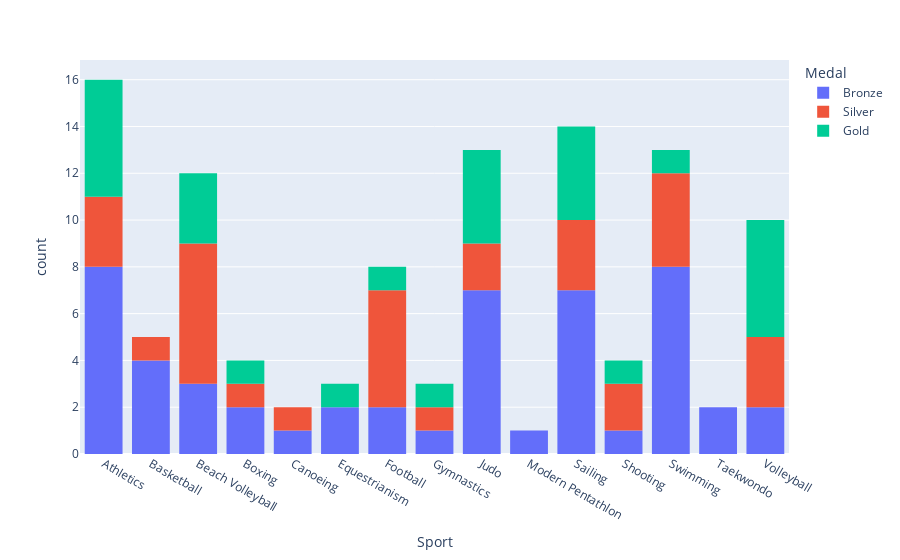

Write notebook code for a chart like this one.
### Markdown cell above
Utilize um gráfico de distribuição (como um histograma, por exemplo) ilustrando a quantidade total de medalhas do Brasil por esporte.

### Code cell
# Utilizando o DF de um ex anterior e ordenando por ordem alfabética crescente.
df_medalhas_esporte.sort_values(by='Sport', inplace=True)

px.histogram(df_medalhas_esporte,
                   x='Sport',
                   category_orders={"Medal": ["Bronze", "Silver", "Gold"]},
                   color='Medal')

### Figure 1 — Plotly figure (JSON) as saved in the notebook; plotly's stock layout.template omitted (floating-point values rounded to 4 significant figures)
{"data": [{"alignmentgroup": "True", "bingroup": "x", "hovertemplate": "Medal=Bronze<br>Sport=%{x}<br>count=%{y}<extra></extra>", "legendgroup": "Bronze", "marker": {"color": "#636efa", "pattern": {"shape": ""}}, "name": "Bronze", "offsetgroup": "Bronze", "orientation": "v", "showlegend": true, "type": "histogram", "x": ["Athletics", "Athletics", "Athletics", "Athletics", "Athletics", "Athletics", "Athletics", "Athletics", "Basketball", "Basketball", "Basketball", "Basketball", "Beach Volleyball", "Beach Volleyball", "Beach Volleyball", "Boxing", "Boxing", "Canoeing", "Equestrianism", "Equestrianism", "Football", "Football", "Gymnastics", "Judo", "Judo", "Judo", "Judo", "Judo", "Judo", "Judo", "Modern Pentathlon", "Sailing", "Sailing", "Sailing", "Sailing", "Sailing", "Sailing", "Sailing", "Shooting", "Swimming", "Swimming", "Swimming", "Swimming", "Swimming", "Swimming", "Swimming", "Swimming", "Taekwondo", "Taekwondo", "Volleyball", "Volleyball"], "xaxis": "x", "yaxis": "y"}, {"alignmentgroup": "True", "bingroup": "x", "hovertemplate": "Medal=Silver<br>Sport=%{x}<br>count=%{y}<extra></extra>", "legendgroup": "Silver", "marker": {"color": "#EF553B", "pattern": {"shape": ""}}, "name": "Silver", "offsetgroup": "Silver", "orientation": "v", "showlegend": true, "type": "histogram", "x": ["Athletics", "Athletics", "Athletics", "Basketball", "Beach Volleyball", "Beach Volleyball", "Beach Volleyball", "Beach Volleyball", "Beach Volleyball", "Beach Volleyball", "Boxing", "Canoeing", "Football", "Football", "Football", "Football", "Football", "Gymnastics", "Judo", "Judo", "Sailing", "Sailing", "Sailing", "Shooting", "Shooting", "Swimming", "Swimming", "Swimming", "Swimming", "Volleyball", "Volleyball", "Volleyball"], "xaxis": "x", "yaxis": "y"}, {"alignmentgroup": "True", "bingroup": "x", "hovertemplate": "Medal=Gold<br>Sport=%{x}<br>count=%{y}<extra></extra>", "legendgroup": "Gold", "marker": {"color": "#00cc96", "pattern": {"shape": ""}}, "name": "Gold", "offsetgroup": "Gold", "orientation": "v", "showlegend": true, "type": "histogram", "x": ["Athletics", "Athletics", "Athletics", "Athletics", "Athletics", "Beach Volleyball", "Beach Volleyball", "Beach Volleyball", "Boxing", "Equestrianism", "Football", "Gymnastics", "Judo", "Judo", "Judo", "Judo", "Sailing", "Sailing", "Sailing", "Sailing", "Shooting", "Swimming", "Volleyball", "Volleyball", "Volleyball", "Volleyball", "Volleyball"], "xaxis": "x", "yaxis": "y"}], "layout": {"barmode": "relative", "legend": {"title": {"text": "Medal"}, "tracegroupgap": 0}, "margin": {"t": 60}, "xaxis": {"anchor": "y", "domain": [0, 1], "title": {"text": "Sport"}}, "yaxis": {"anchor": "x", "domain": [0, 1], "title": {"text": "count"}}}}
